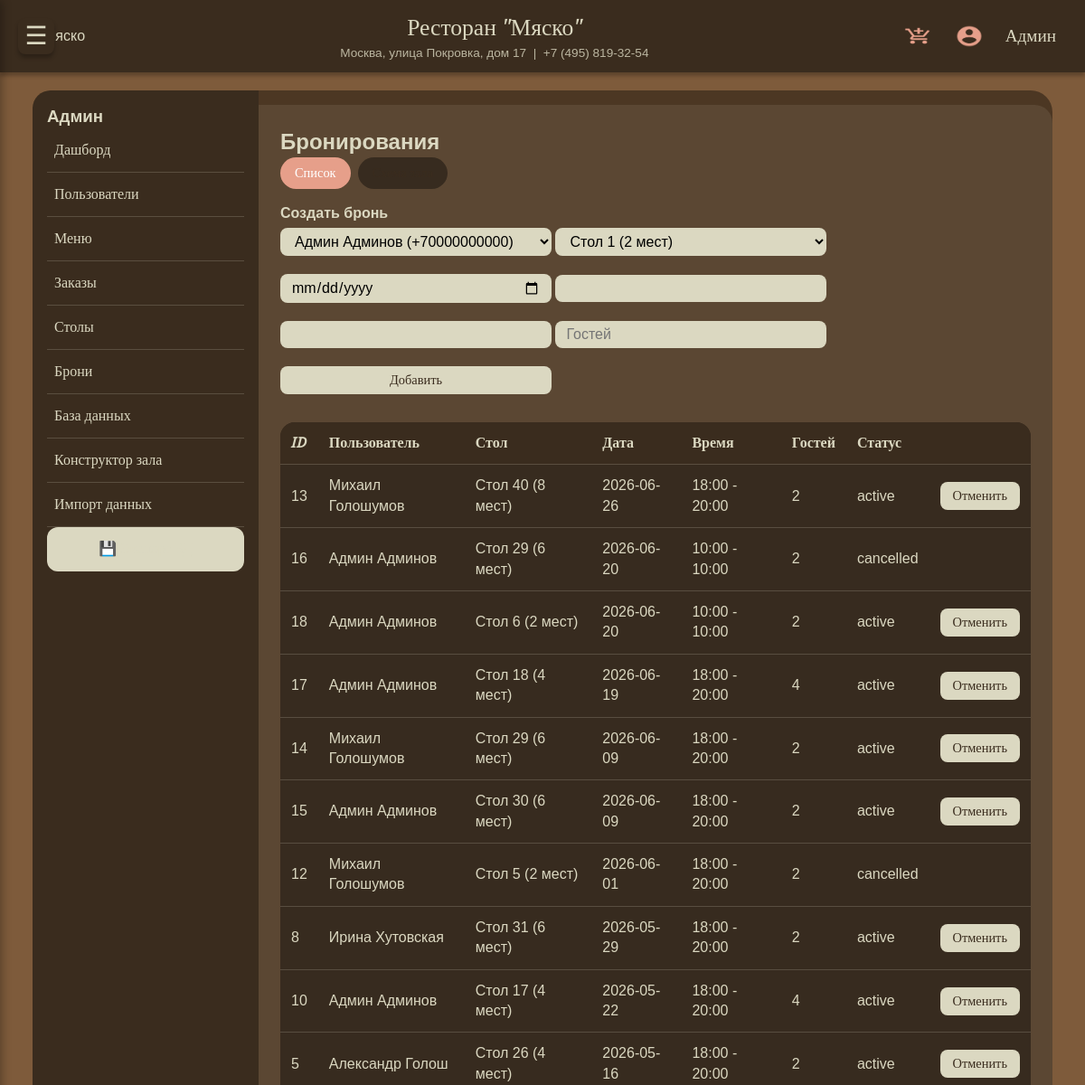
/admin/reservations (signed in, upper part), run on an earlier commit of the app's database.
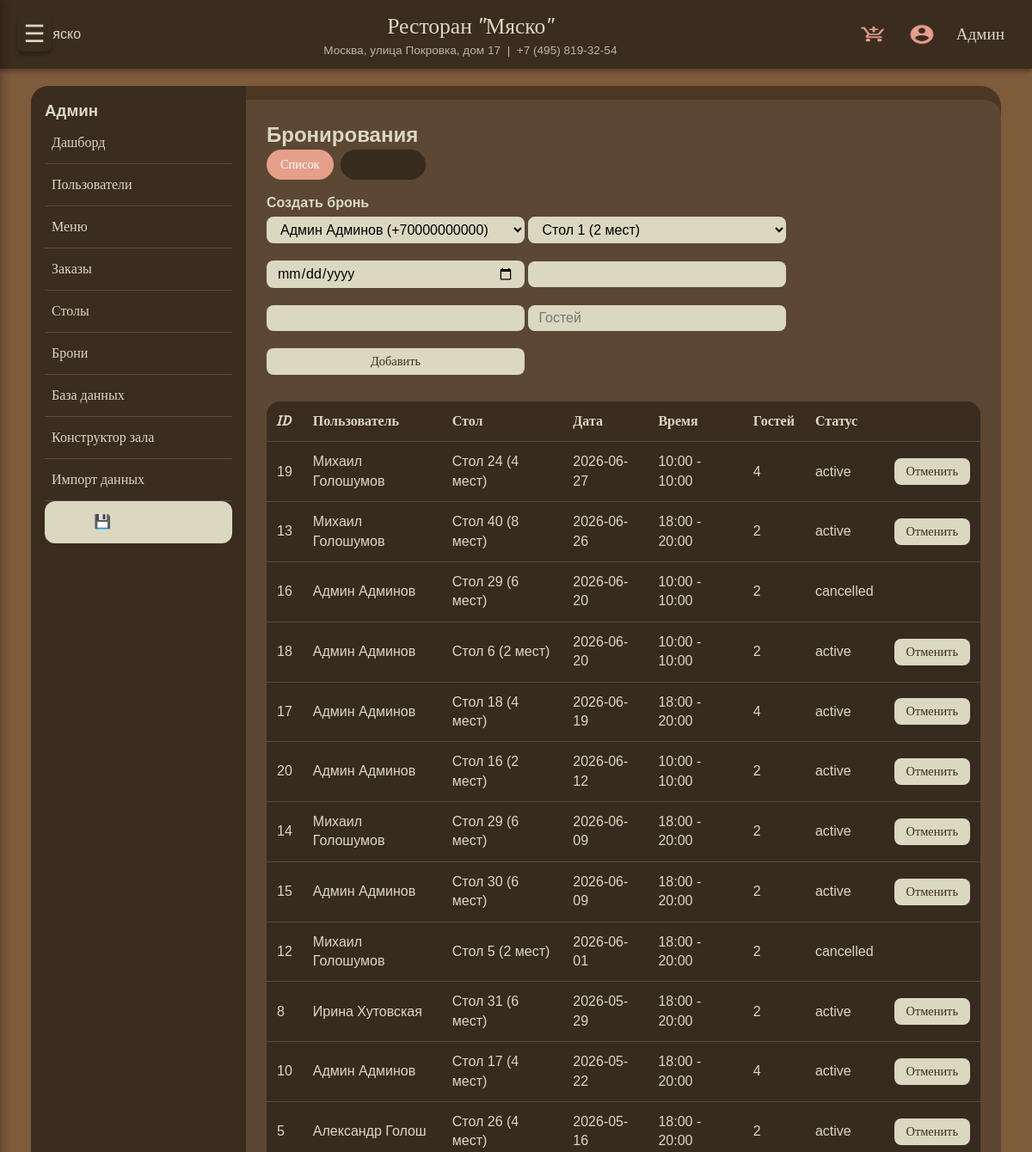
And on a later commit of the database.
### tables this page shows
CREATE TABLE reservations (
                id INTEGER PRIMARY KEY AUTOINCREMENT,
                user_id INTEGER,
                table_id INTEGER,
                date TEXT NOT NULL,
                start_time TEXT NOT NULL,
                end_time TEXT NOT NULL,
                guests INTEGER NOT NULL,
                status TEXT DEFAULT 'active',
                FOREIGN KEY (user_id) REFERENCES users(id),
                FOREIGN KEY (table_id) REFERENCES tables(id)
            );

CREATE TABLE users (
                id INTEGER PRIMARY KEY AUTOINCREMENT,
                first_name TEXT NOT NULL,
                last_name TEXT NOT NULL,
                phone TEXT UNIQUE NOT NULL,
                email TEXT,
                password_hash TEXT NOT NULL,
                role TEXT DEFAULT 'user',
                bonus_points INTEGER DEFAULT 0
            );

CREATE TABLE tables (
                id INTEGER PRIMARY KEY AUTOINCREMENT,
                capacity INTEGER NOT NULL,
                location TEXT,
                active INTEGER DEFAULT 1
            , pos_x INTEGER DEFAULT 0, pos_y INTEGER DEFAULT 0, width INTEGER DEFAULT 100, height INTEGER DEFAULT 100, shape TEXT DEFAULT 'rectangle');

### routers.py (the view, shortened to what this page needs)
@app.route('/admin/reservations', methods=['GET', 'POST'])
@role_required('admin', 'hostess')
def admin_reservations():
    add_form = AdminAddReservationForm()
    with get_db() as conn:
        reservations = conn.execute('''
            SELECT r.*, u.first_name, u.last_name, t.capacity, t.location
            FROM reservations r JOIN users u ON r.user_id=u.id JOIN tables t ON r.table_id=t.id
            ORDER BY r.date DESC
        ''').fetchall()
        tables = conn.execute("SELECT * FROM tables WHERE active=1 ORDER BY capacity").fetchall()
        users = conn.execute("SELECT id, first_name, last_name, phone FROM users ORDER BY last_name").fetchall()
    add_form.user_id.choices = [(u['id'], f"{u['first_name']} {u['last_name']} ({u['phone']})") for u in users]
    add_form.table_id.choices = [(t['id'], f"Стол {t['id']} ({t['capacity']} мест)") for t in tables]
    return render_template('admin_reservations.html', reservations=reservations, tables=tables, users=users, add_form=add_form)

### forms.py
class AdminAddReservationForm(FlaskForm):
    user_id = SelectField('Пользователь', coerce=int, validators=[DataRequired()])
    table_id = SelectField('Стол', coerce=int, validators=[DataRequired()])
    date = StringField('Дата', validators=[DataRequired()],
                       render_kw={"type": "date"})
    start_time = StringField('Время начала', validators=[DataRequired()])
    end_time = StringField('Время окончания', validators=[DataRequired()])
    guests = IntegerField('Гостей', validators=[DataRequired(), NumberRange(min=1)])
    submit = SubmitField('Добавить')

### models.py (called while the page is built)
def get_db():
    conn = sqlite3.connect(DATABASE)
    conn.row_factory = sqlite3.Row
    conn.execute("PRAGMA foreign_keys = ON")
    return conn

    @staticmethod
    def get(user_id):
        with get_db() as conn:
            row = conn.execute("SELECT * FROM users WHERE id=?", (user_id,)).fetchone()
        return User(row) if row else None

### routers.py (called while the page is built)
@app.context_processor
def inject_csrf():
    from flask_wtf.csrf import generate_csrf
    return dict(csrf_token=generate_csrf, csrf_token_value=generate_csrf())

@login_manager.user_loader
def load_user(user_id):
    return User.get(user_id)

### app/templates/admin_reservations.html (shortened to what this page needs)
{% extends "admin_base.html" %}
{% block admin_content %}
<h2>Бронирования</h2>
<div class="tabs">
    <button class="tab-btn active" onclick="switchTab('list')">Список</button>
    <button class="tab-btn" onclick="switchTab('map')">Схема зала</button>
</div>
<div id="tab-list" class="tab-content active">
    <div class="add-form-card">
        <h4>Создать бронь</h4>
        <form method="POST" class="form-row">
            {{ add_form.user_id() }}
            {{ add_form.table_id(id='res-table') }}
            {{ add_form.date(id='res-date') }}
            {{ add_form.start_time(id='res-start') }}
            {{ add_form.end_time(id='res-end') }}
            {{ add_form.guests(id='res-guests', placeholder="Гостей") }}
            {{ add_form.submit(class="btn-primary") }}
        </form>
    </div>
    <table class="admin-table">
        <thead><tr><th>ID</th><th>Пользователь</th><th>Стол</th><th>Дата</th><th>Время</th><th>Гостей</th><th>Статус</th><th></th></tr></thead>
        <tbody>
        {% for r in reservations %}
        <tr>
            <td>{{ r.id }}</td>
            <td>{{ r.first_name }} {{ r.last_name }}</td>
            <td>Стол {{ r.table_id }} ({{ r.capacity }} мест)</td>
            <td>{{ r.date }}</td>
            <td>{{ r.start_time }} - {{ r.end_time }}</td>
            <td>{{ r.guests }}</td>
            <td><span class="status-badge status-{{ r.status }}">{{ r.status }}</span></td>
            <td>{% if r.status == 'active' %}
                <form method="POST" action="{{ url_for('admin_cancel_reservation', res_id=r.id) }}">
                    <button class="btn-small">Отменить</button>
                </form>
                {% endif %}
            </td>
        </tr>
        {% endfor %}
        </tbody>
    </table>
</div>
{% endblock %}

What changed in the data, as far as the page shows it:
added reservations: id "19", first_name "Михаил", last_name "Голошумов", table_id "24", capacity "4", date "2026-06-27", start_time "10:00", end_time "10:00", guests "4", status "active"
added reservations: id "20", first_name "Админ", last_name "Админов", table_id "16", capacity "2", date "2026-06-12", start_time "10:00", end_time "10:00", guests "2", status "active"
